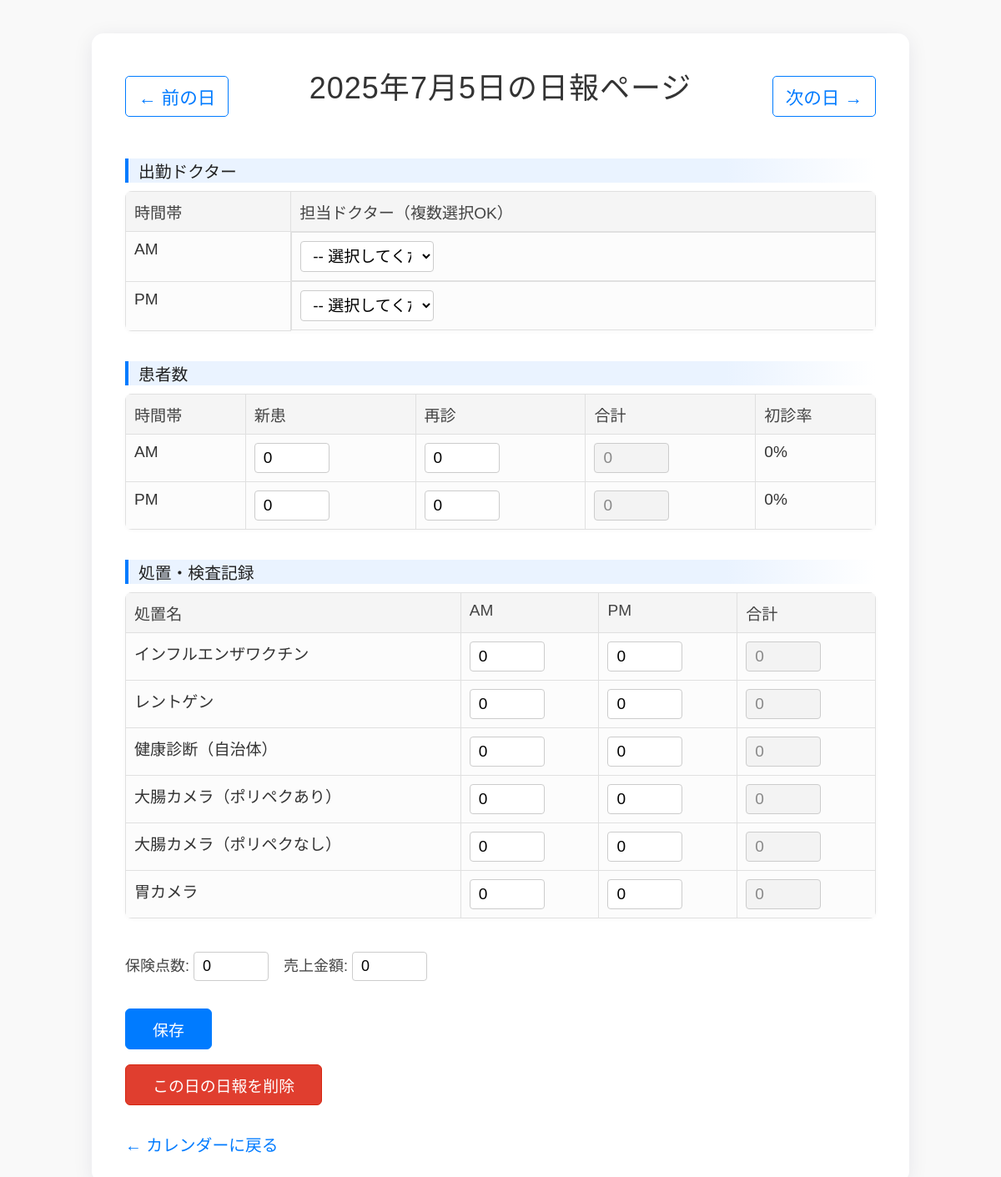
Screenshot of /report/2025/7/5 (signed in) with the database file from the repository.
### tables this page shows
CREATE TABLE procedures (
            id INTEGER PRIMARY KEY AUTOINCREMENT,
            clinic_id INTEGER NOT NULL,
            name TEXT NOT NULL,
            FOREIGN KEY (clinic_id) REFERENCES clinics(id),
            UNIQUE(clinic_id, name)
        );

### app.py (the view, shortened to what this page needs)
@app.route('/report/<int:year>/<int:month>/<int:day>', methods=['GET', 'POST'])
@login_required
def daily_report(year, month, day):
    report_date_obj = date(year, month, day)
    report_date = report_date_obj.strftime("%Y-%m-%d")
    prev_day_obj = report_date_obj - timedelta(days=1)
    next_day_obj = report_date_obj + timedelta(days=1)
    clinic_id = session.get('clinic_id')
    user_id = session.get('user_id')
    username, clinic_name = "ゲスト", "未所属クリニック"
    conn = sqlite3.connect('daily_report.db')
    cursor = conn.cursor()
    if user_id:
        cursor.execute("SELECT username, clinic_id FROM users WHERE id=?", (user_id,))
        user_data = cursor.fetchone()
        if user_data:
            username = user_data[0]
            if user_data[1]:
                cursor.execute("SELECT name FROM clinics WHERE id=?", (user_data[1],))
                clinic_data = cursor.fetchone()
                if clinic_data:
                    clinic_name = clinic_data[0]
    if not clinic_id:
        flash('クリニック情報が見つかりません。再ログインしてください。', 'danger')
        conn.close()
        return redirect(url_for('login'))
    cursor.execute("SELECT id, name FROM procedures WHERE clinic_id=?", (clinic_id,))
    procedures_master = cursor.fetchall()
    cursor.execute("SELECT id, name FROM doctors WHERE clinic_id=?", (clinic_id,))
    doctors_master = cursor.fetchall()
    cursor.execute("SELECT id, total_points, total_sales FROM daily_reports WHERE clinic_id=? AND date=?", (clinic_id, report_date))
    result = cursor.fetchone()
    daily_report_id = result[0] if result else None
    total_points = result[1] if result else 0
    total_sales = result[2] if result else 0
    shifts = {period: {'new_patients': 0, 'returning_patients': 0, 'total_patients': 0} for period in ['AM', 'PM']}
    procedures_records = {proc[0]: {} for proc in procedures_master}
    if daily_report_id:
        cursor.execute("SELECT procedure_id, time_period, count FROM procedure_records WHERE daily_report_id=?", (daily_report_id,))
        for p_id, period, count in cursor.fetchall():
            if p_id in procedures_records:
                procedures_records[p_id][period] = count
    for proc_id in procedures_records:
        for period in ['AM', 'PM']:
            if period not in procedures_records[proc_id]:
                procedures_records[proc_id][period] = 0
    daily_doctors = {period: [] for period in ['AM', 'PM']}
    if daily_report_id:
        cursor.execute("SELECT doctor_id, time_period FROM daily_doctor_shifts WHERE daily_report_id=?", (daily_report_id,))
        for doc_id, period in cursor.fetchall():
            if period in daily_doctors:
                daily_doctors[period].append(doc_id)
    conn.close()
    return render_template(
        'daily_report.html',
        year=year, month=month, day=day,
        total_points=total_points, total_sales=total_sales,
        shifts=shifts, procedures=procedures_master,
        procedures_records=procedures_records,
        doctors=doctors_master, daily_doctors=daily_doctors,
        message=None, date=report_date_obj,
        prev_day_year=prev_day_obj.year, prev_day_month=prev_day_obj.month, prev_day_day=prev_day_obj.day,
        next_day_year=next_day_obj.year, next_day_month=next_day_obj.month, next_day_day=next_day_obj.day,
        username=username, clinic_name=clinic_name
    )

### app.py (called while the page is built)
def login_required(f):
    @functools.wraps(f)
    def decorated_function(*args, **kwargs):
        if 'user_id' not in session:
            flash('ログインが必要です', 'warning')
            return redirect(url_for('login'))
        return f(*args, **kwargs)
    return decorated_function

### templates/daily_report.html (shortened to what this page needs)
<!DOCTYPE html>
<html lang="ja">
<head>
</head>
<body>
    <div class="main-content">
        <div class="date-navigation">
            <a href="{{ url_for('daily_report', year=prev_day_year, month=prev_day_month, day=prev_day_day) }}">← 前の日</a>
            <h1>{{ year }}年{{ month }}月{{ day }}日の日報ページ</h1>
            <a href="{{ url_for('daily_report', year=next_day_year, month=next_day_month, day=next_day_day) }}">次の日 →</a>
        </div>
        <form method="post">
            <h3>出勤ドクター</h3>
            <table>
                <tr>
                    <th>時間帯</th>
                    <th>担当ドクター（複数選択OK）</th>
                </tr>
                {% for period in ['AM', 'PM'] %}
                <tr>
                    <td>{{ period }}</td>
                    <td id="doctors_container_{{ period }}" class="doctors-cell">
                        </td>
                </tr>
                {% endfor %}
            </table>
            <h3>患者数</h3>
            <table>
                <tr>
                    <th>時間帯</th>
                    <th>新患</th>
                    <th>再診</th>
                    <th>合計</th>
                    <th>初診率</th>
                </tr>
                {% for period in ['AM', 'PM'] %}
                <tr>
                    <td>{{ period }}</td>
                    <td><input type="number" name="new_{{ period }}" min="0" value="{{ shifts[period].new_patients if shifts[period] else 0 }}" oninput="calculatePatientStats('{{ period }}')"></td>
                    <td><input type="number" name="return_{{ period }}" min="0" value="{{ shifts[period].returning_patients if shifts[period] else 0 }}" oninput="calculatePatientStats('{{ period }}')"></td>
                    <td><input type="number" name="total_{{ period }}" min="0" value="{{ shifts[period].total_patients if shifts[period] else 0 }}" id="total_{{ period }}" readonly></td>
                    <td><span id="new_patient_rate_{{ period }}">0%</span></td>
                </tr>
                {% endfor %}
            </table>
            <h3>処置・検査記録</h3>
            <table>
                <tr>
                    <th>処置名</th>
                    <th>AM</th>
                    <th>PM</th>
                    <th>合計</th>
                </tr>
                {% for procedure in procedures %}
                <tr>
                    <td>{{ procedure[1] }}</td>
                    {% for period in ['AM', 'PM'] %}
                    <td>
                        <input type="number"
                               name="procedure_{{ procedure[0] }}_{{ period }}"
                               min="0"
                               value="{{ procedures_records[procedure[0]][period] if procedures_records[procedure[0]] and period in procedures_records[procedure[0]] else 0 }}"
                               oninput="calculateProcedureTotal('{{ procedure[0] }}')">
                    </td>
                    {% endfor %}
                    <td>
                        <input type="number"
                               name="procedure_total_{{ procedure[0] }}"
                               min="0"
                               value="0"
                               id="procedure_total_{{ procedure[0] }}"
                               readonly>
                    </td>
                </tr>
                {% endfor %}
            </table>
            <div class="button-group">
                <label class="form-label">保険点数: <input type="number" name="total_points" min="0" value="{{ total_points }}"></label>
                <label class="form-label">売上金額: <input type="number" name="total_sales" min="0" value="{{ total_sales }}"></label>
            </div>
            <div class="button-group">
                <button type="submit" class="btn-primary">保存</button>
            </div>
        </form>
        <form method="post" action="{{ url_for('delete_report', year=year, month=month, day=day) }}" onsubmit="return confirm('この日の日報を本当に削除しますか？');" style="margin-top:18px;">
            <button type="submit" class="btn-danger">この日の日報を削除</button>
        </form>
        <div class="bottom-link">
            <a href="{{ url_for('index', year=year, month=month) }}">← カレンダーに戻る</a>
        </div>
    </div>
</body>
</html>

### templates/daily_report.html (style rules this page uses)
body { font-family: 'Yu Gothic', '游ゴシック', 'Hiragino Kaku Gothic ProN', 'ヒラギノ角ゴ ProN W3', sans-serif; margin: 0; background-color: #f9f9f9; color: #333; font-size: 18px; padding-bottom: 48px; }
.main-content { max-width: 900px; margin: 40px auto 0 auto; background: #fff; padding: 36px 40px 32px 40px; border-radius: 14px; box-shadow: 0 4px 24px 0 rgba(30,30,60,0.08); }
h1 { margin: 0 0 26px 0; font-size: 2em; font-weight: 400; letter-spacing: 1px; color: #333; text-align: center; }
.date-navigation { display: flex; justify-content: space-between; align-items: center; margin-bottom: 20px; }
.date-navigation a { font-size: 1.2em; padding: 8px 15px; border: 1px solid #007bff; border-radius: 5px; text-decoration: none; color: #007bff; transition: background-color 0.2s, color 0.2s; }
h3 { margin-top: 36px; margin-bottom: 10px; font-size: 1.1em; font-weight: 500; color: #222; border-left: 4px solid #007bff; padding-left: 12px; background: linear-gradient(90deg, #eaf3ff 0 80%, transparent 100%); }
table { width: 100%; border-collapse: collapse; margin-bottom: 24px; background: #fcfcfc; border-radius: 8px; overflow: hidden; box-shadow: 0 1px 4px 0 rgba(0,0,0,0.03); }
th, td { border: 1px solid #e0e0e0; padding: 10px 10px; text-align: left; font-size: 1.06em; vertical-align: top; }
th { background: #f5f5f5; color: #444; font-weight: normal; }
td.doctors-cell { display: flex; flex-wrap: wrap; gap: 8px; }
input[type="number"], select { font-size: 1em; padding: 6px 10px; border-radius: 4px; border: 1px solid #ccc; background: #fff; width: 90px; box-sizing: border-box; }
input[readonly] { background: #f3f3f3; color: #888; }
.form-label { display: inline-block; margin: 10px 0 3px 0; color: #444; font-size: 1em; }
.button-group { margin-top: 30px; display: flex; gap: 18px; flex-wrap: wrap; justify-content: flex-start; }
button, .btn-link { display: inline-block; font-size: 1.05em; padding: 10px 32px; border-radius: 6px; border: 1px solid #bbb; background: #fff; color: #333; cursor: pointer; transition: all 0.25s; font-family: inherit; text-decoration: none; text-align: center; }
.btn-primary { background: #007bff; border-color: #007bff; color: #fff; }
.btn-danger { background: #e03e2f; color: #fff; border-color: #d62610; }
.bottom-link { margin-top: 32px; display: block; text-align: left; }
.bottom-link a { color: #007bff; font-size: 1.1em; text-decoration: none; transition: color 0.2s; }

### rows the page displays
procedures: name "インフルエンザワクチン", procedures_records "0" "0"
procedures: name "レントゲン", procedures_records "0" "0"
procedures: name "健康診断（自治体）", procedures_records "0" "0"
procedures: name "大腸カメラ（ポリペクあり）", procedures_records "0" "0"
procedures: name "大腸カメラ（ポリペクなし）", procedures_records "0" "0"
procedures: name "胃カメラ", procedures_records "0" "0"

### other values shown
{{ year }} "2025"
{{ month }} "7"
{{ day }} "5"
{{ period }} "AM" "PM"
